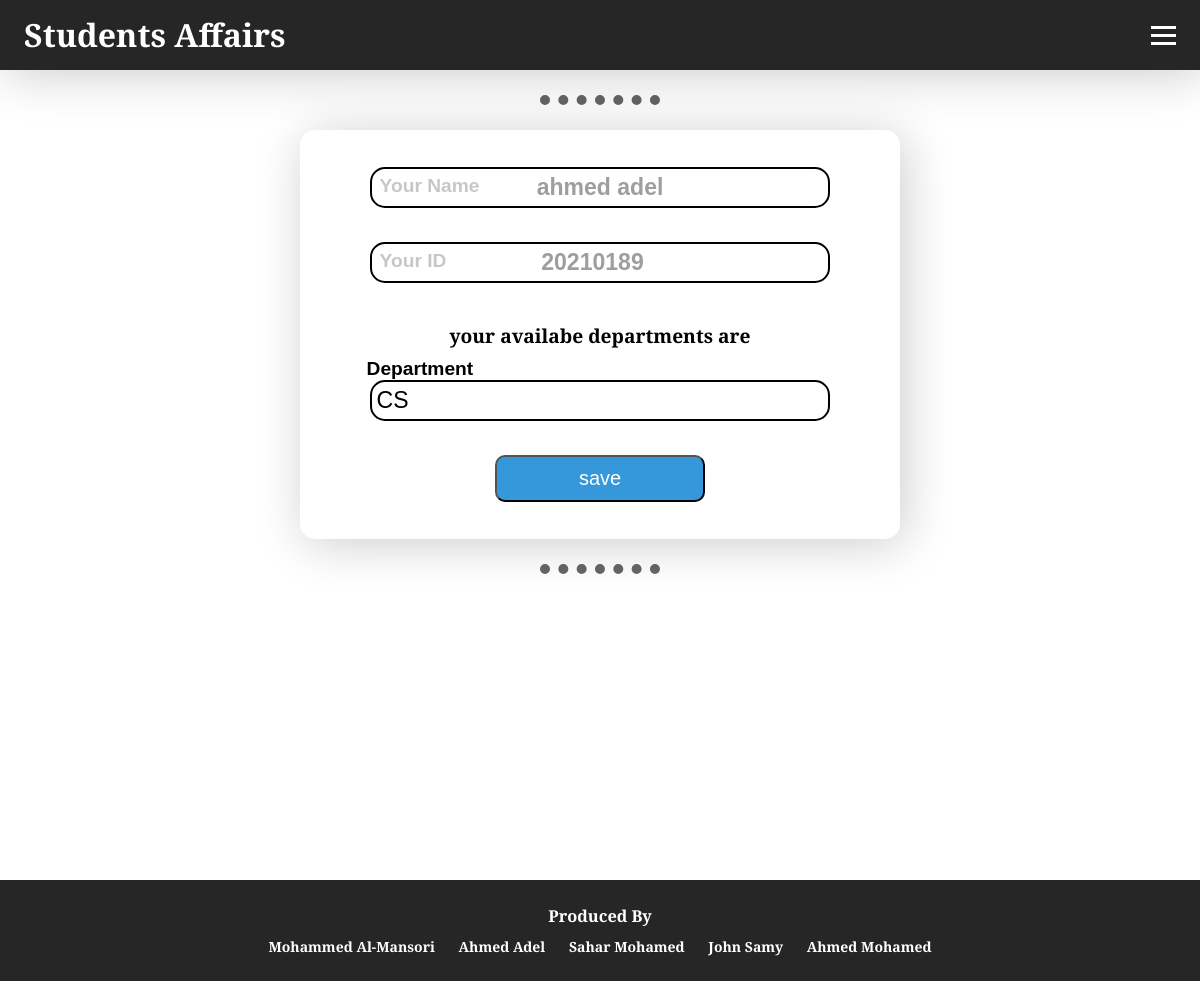
The app's page /html/assign_department.html/2 with its own data.
### student_affairs_app/models.py (models this page shows, shortened)
class Student(models.Model):
    name = models.CharField(max_length=255)
    email = models.EmailField()
    mobile = models.CharField(max_length=15)
    IDnum = models.CharField(max_length=9)
    birthDate = models.DateField()
    gpa = models.DecimalField(max_digits=3, decimal_places=2)
    level = models.PositiveIntegerField()
    dep = models.CharField(max_length=255)
    gender = models.CharField(max_length=10)
    status = models.CharField(max_length=10, choices=[('active', 'Active'), ('inactive', 'Inactive')])

### student_affairs_app/views.py (the view)
# urls.py: path('html/assign_department.html/<int:id>',views.assign_department,name='assign_department'),
def assign_department(request, id):
  student = Student.objects.get(id=id)
  template = loader.get_template('html/assign_department.html')
  context = {
    'student': student
    }
  return HttpResponse(template.render(context, request))

### student_affairs_app/templates/html/assign_department.html (shortened to what this page needs)
<!DOCTYPE html>
<html lang="en">
<head>
    {% load static %}
        <link rel="stylesheet" type="text/css" href="{% static 'css/styles.css' %}">
</head>
<body>
  <header class="navContener">
    <nav class="navbar">
      <a class="nav-brand">Students Affairs</a>
      <div class="hamburger">
        <span class="bar"></span>
        <span class="bar"></span>
        <span class="bar"></span>
      </div>
    </nav>
  </header>
  <hr class="dashedHr">
  <section class="main">
    <div class="card">
      <form id="depStudentForm" action="updateDep/{{ student.id }}" method="post">
        <div class="inputbox">
          <input type="text" name="name" id="name" value="{{ student.name }}" required autofocus disabled>
          <label for="name">Your Name</label>
        </div>
        <div class="inputbox">
          <input type="number" name="IDnum" id="ID" value="{{ student.IDnum }}" required max="20231999" maxlength="9" disabled>
          <label for="ID">Your ID</label>
        </div>
        <p> your availabe departments are </p>
        <div class="inputbox">
          <input list="Department" id="dep" value="{{ student.dep }}" name="dep" required>
          <label for="dep">Department</label>
        </div>
        <div class="sub">
          <input class="btn" type="submit" name="save" id="save" value="save">
        </div>
      </form>
    </div>
    <hr class="dashedHr">
  </section>
  <footer>
    <h3>Produced By</h3>
    <ul>
      <li>Mohammed Al-Mansori</li>
      <li>Ahmed Adel</li>
      <li>Sahar Mohamed</li>
      <li>John Samy</li>
      <li>Ahmed Mohamed</li>
    </ul>
  </footer>
</body>
</html>

### student_affairs_app/static/css/styles.css (style rules this page uses)
* { -webkit-box-sizing: border-box; -moz-box-sizing: border-box; box-sizing: border-box; margin: 0; padding: 0; }
html, body { height: 100%; }
body { background-color: white; color: #000000; text-align: center; font-family: 'Merriweather', serif; font-weight: bold; line-height: 2; font-size: 1.2rem; }
.main { min-height: 100%; margin-bottom: -50px; }
.footer, .main:after { content: ""; display: block; }
.main:after { height: 50px; }
.btn, #editButton, #changeDepartmentButton { background: #3498db; border-radius: 10px; color: #ffffff; font-size: 20px; padding: 10px 20px 10px 20px; width: 100%; text-decoration: none; }
footer { background-color: #262626; padding: 20px; text-align: center; font-size: 14px; color: white; bottom: 0; position: relative; }
footer ul { list-style: none; margin: 0; padding: 0; }
footer li { display: inline-block; margin: 0 10px; font-weight: bold; }
.card { background-color: white; border-radius: 15px; padding: 12px; width: 50%; margin: auto; box-shadow: 5px 5px 50px 0px rgba(0, 0, 0, 0.2); }
.card .inputbox { position: relative; width: 80%; height: 50px; margin-bottom: 50px; margin: 25px auto; }
.card .inputbox input { position: absolute; top: 0; left: 0; width: 100%; border: 2px solid rgb(0, 0, 0); outline: none; background: none; padding: 5px; border-radius: 15px; font-size: 1.2em; }
.card .inputbox label { position: absolute; top: 0px; left: 10px; font-size: 1em; transition: 0.3s; font-family: sans-serif; color: #a7a7a7a3; }
.card .inputbox input:focus~label, .card .inputbox input:valid~label { transform: translateX(-13px) translateY(-30px); font-size: 1em; color: rgb(0, 0, 0); }
.card .inputbox input[disabled] { color: #676767a2; text-align: center; font-weight: bold; }
hr.dashedHr { background-color: none; border-style: none; border-top-style: dotted; height: 0px; border-width: 10px; border-color: rgb(99, 99, 99); width: 10%; margin: 25px auto; }
.navContener { background-color: #262626; box-shadow: 5px 5px 50px 0px rgba(0, 0, 0, 0.2); }
.navbar { min-height: 70px; display: flex; justify-content: space-between; align-items: center; padding: 0 24px; }
.nav-brand { font-size: 2rem; color: white; text-decoration: none; }
.hamburger { display: block; cursor: pointer; }
.bar { display: block; width: 25px; height: 3px; margin: 5px auto; -webkit-transition: all 0.3s ease-in-out; transition: all 0.3s ease-in-out; background-color: rgb(255, 255, 255); }
.sub { text-align: none; display: inline-block; width: 45%; margin-bottom: 25px; padding: 0px 25px; color: #000000; }

### records on screen
Student: name "ahmed adel", IDnum "20210189", dep "CS"
